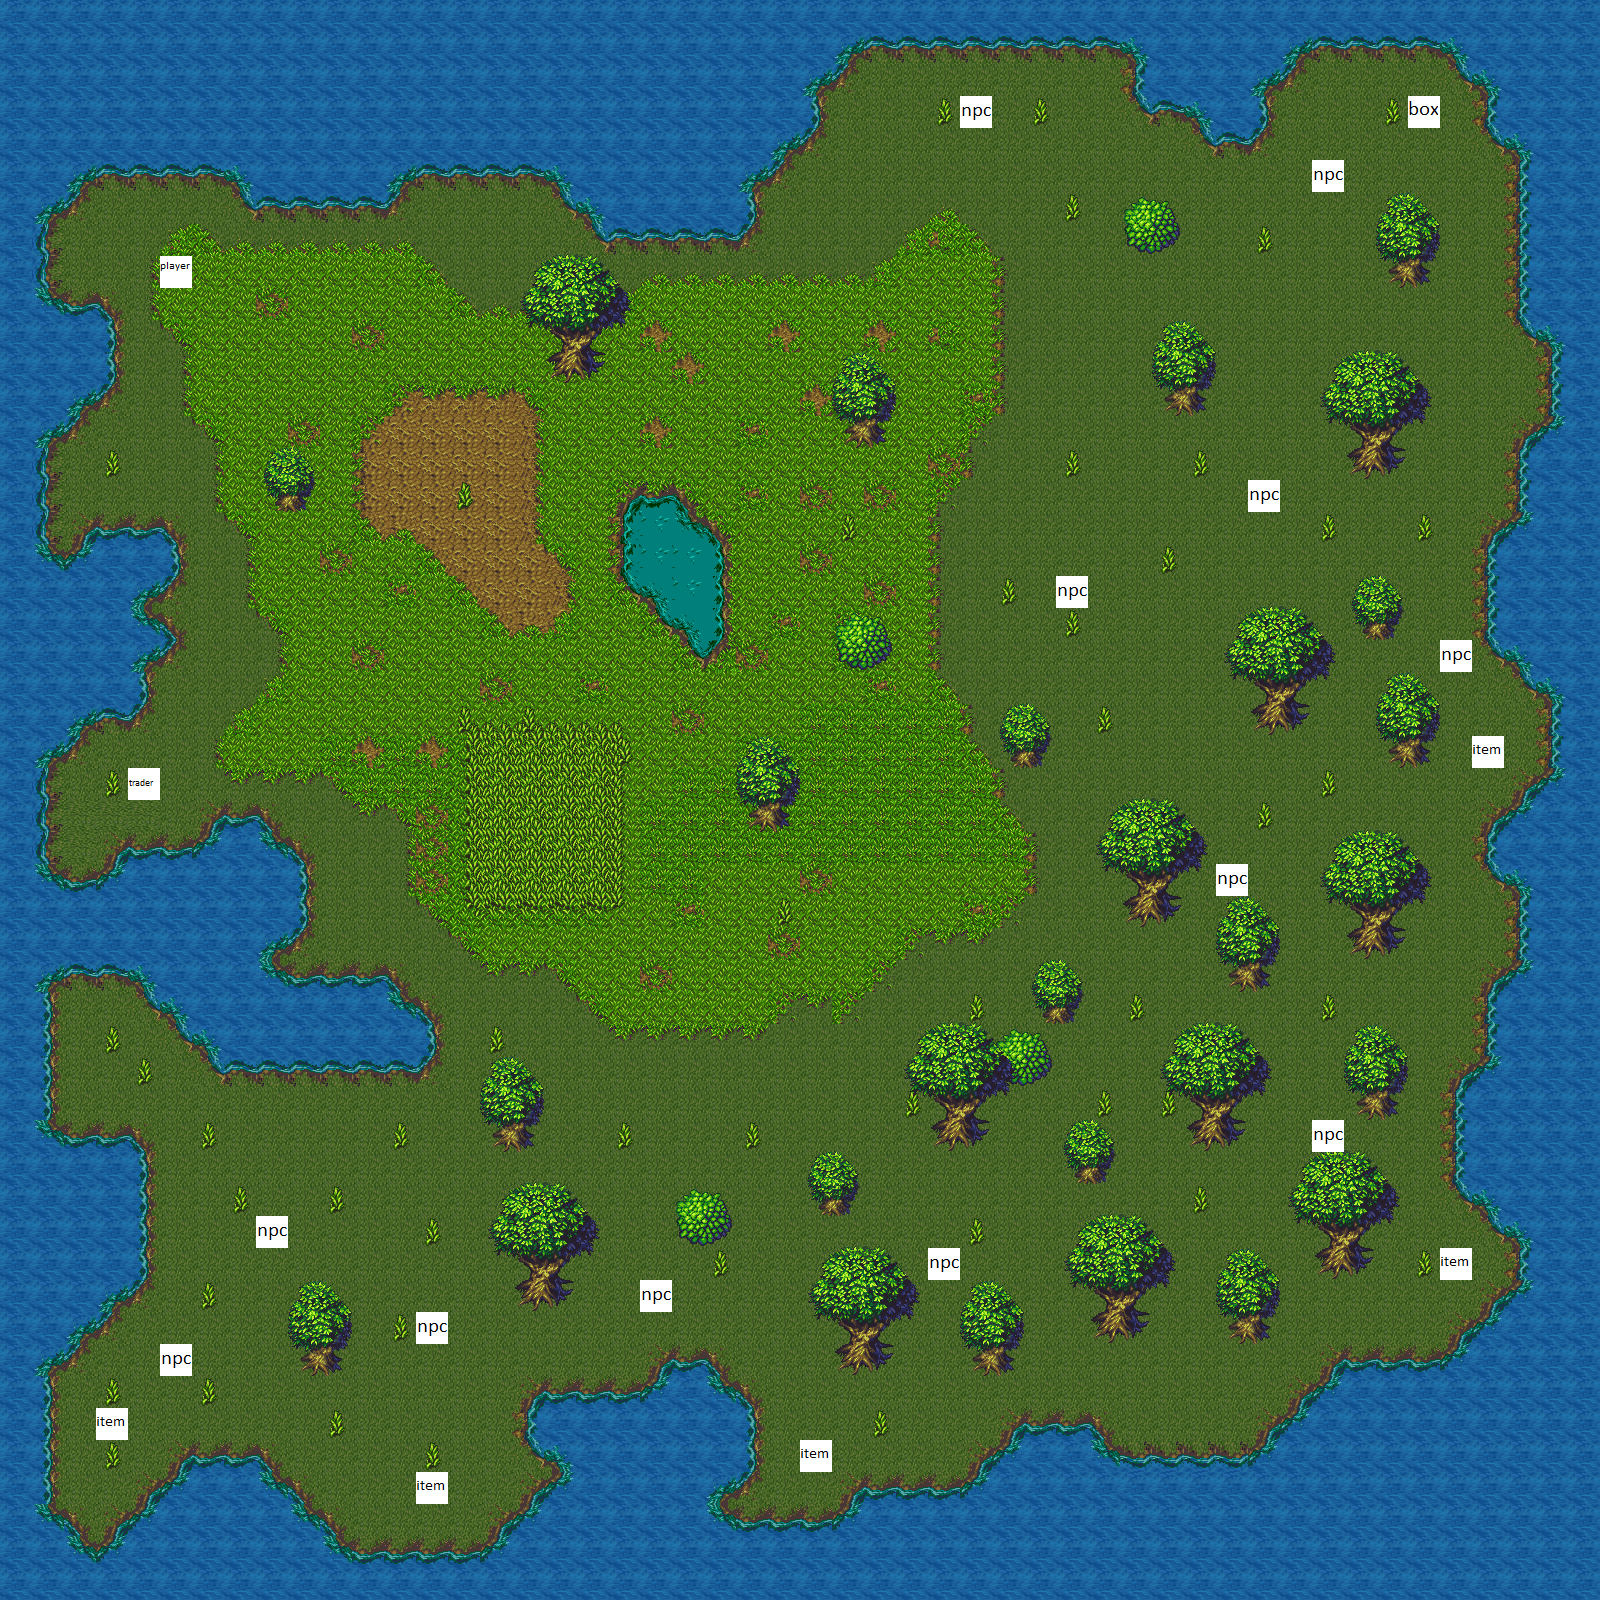

Tiled map render using the project's own tile images. Description and the map definition, with tile-layer contents summarised, below:
An orthogonal 50x50 tile map with 32x32 px tiles, 4 tile layers (terrain, grass, trees, obj), 1 hidden layer not drawn, 2 tilesets.

<map version="1.8" tiledversion="1.8.4" orientation="orthogonal" renderorder="right-down" width="50" height="50" tilewidth="32" tileheight="32" infinite="0" nextlayerid="7" nextobjectid="1">
 <editorsettings>
  <export target="world_map.csv" format="csv" />
 </editorsettings>
 <tileset firstgid="1" source="wood_tileset.tsx" />
 <tileset firstgid="257" source="Obj.tsx" />
 <layer id="1" name="terrain" width="50" height="50">
  <data>[2500 cells, 2500 non-empty, 56 distinct tile ids]</data>
 </layer>
 <layer id="5" name="grass" width="50" height="50">
  <data>[2500 cells, 68 non-empty, 5 distinct tile ids]</data>
 </layer>
 <layer id="4" name="trees" width="50" height="50">
  <data>[2500 cells, 310 non-empty, 30 distinct tile ids]</data>
 </layer>
 <layer id="6" name="obj" width="50" height="50">
  <data>[2500 cells, 20 non-empty, 5 distinct tile ids]</data>
 </layer>
 <layer id="2" name="borders" width="50" height="50" visible="0">
  <data>[2500 cells, 294 non-empty, 1 distinct tile ids]</data>
 </layer>
</map>
